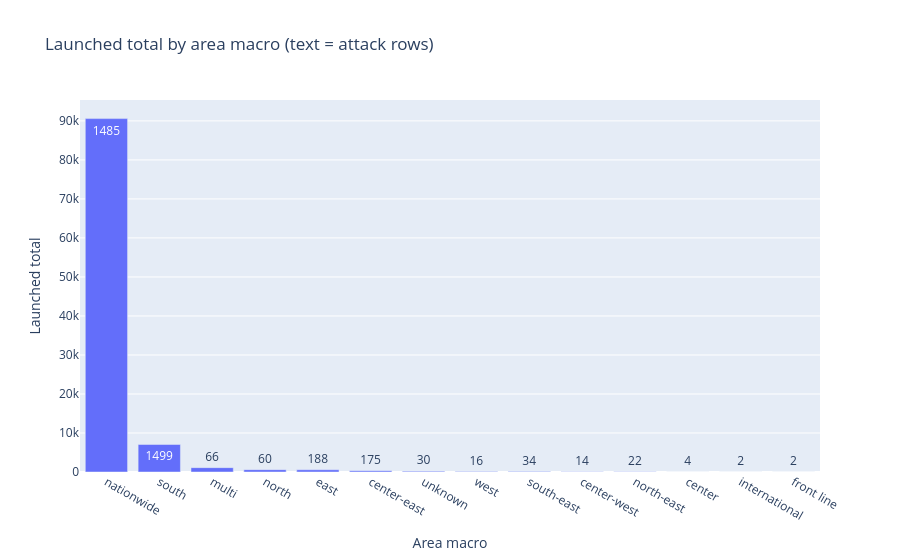

Notebook code cell kept with this figure:
### Code cell
fig = px.bar(
    area_macro_summary,
    x="area_macro",
    y="launched_total",
    text="attack_rows",
    title="Launched total by area macro (text = attack rows)"
)
fig.update_layout(xaxis_title="Area macro", yaxis_title="Launched total")
fig.show()

### Figure 1 — Plotly figure (JSON) as saved in the notebook; plotly's stock layout.template omitted (floating-point values rounded to 4 significant figures)
{"data": [{"hovertemplate": "area_macro=%{x}<br>launched_total=%{y}<br>attack_rows=%{text}<extra></extra>", "legendgroup": "", "marker": {"color": "#636efa", "pattern": {"shape": ""}}, "name": "", "orientation": "v", "showlegend": false, "text": [1485.0, 1499.0, 66.0, 60.0, 188.0, 175.0, 30.0, 16.0, 34.0, 14.0, 22.0, 4.0, 2.0, 2.0], "textposition": "auto", "type": "bar", "x": ["nationwide", "south", "multi", "north", "east", "center-east", "unknown", "west", "south-east", "center-west", "north-east", "center", "international", "front line"], "xaxis": "x", "y": [90590.0, 7057.0, 1116.0, 600.0, 576.0, 314.0, 192.0, 126.0, 100.0, 73.0, 59.0, 12.0, 6.0, 5.0], "yaxis": "y"}], "layout": {"barmode": "relative", "legend": {"tracegroupgap": 0}, "title": {"text": "Launched total by area macro (text = attack rows)"}, "xaxis": {"anchor": "y", "domain": [0, 1], "title": {"text": "Area macro"}}, "yaxis": {"anchor": "x", "domain": [0, 1], "title": {"text": "Launched total"}}}}
